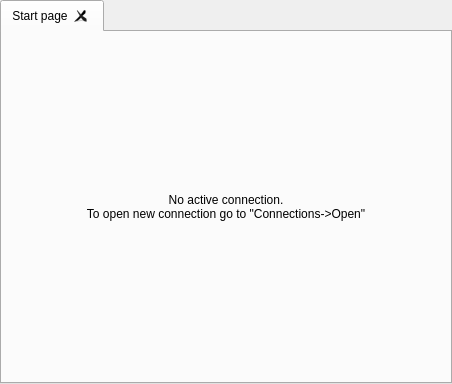
<?xml version="1.0" encoding="UTF-8"?>
<ui version="4.0">
 <class>ConnectionsTabWidget</class>
 <widget class="QWidget" name="ConnectionsTabWidget">
  <property name="geometry">
   <rect>
    <x>0</x>
    <y>0</y>
    <width>452</width>
    <height>384</height>
   </rect>
  </property>
  <property name="windowTitle">
   <string>Form</string>
  </property>
  <layout class="QVBoxLayout" name="verticalLayout">
   <property name="leftMargin">
    <number>0</number>
   </property>
   <property name="topMargin">
    <number>0</number>
   </property>
   <property name="rightMargin">
    <number>0</number>
   </property>
   <property name="bottomMargin">
    <number>0</number>
   </property>
   <item>
    <widget class="QTabWidget" name="tabWidget">
     <property name="currentIndex">
      <number>0</number>
     </property>
     <property name="tabsClosable">
      <bool>true</bool>
     </property>
     <widget class="QWidget" name="startTab">
      <attribute name="title">
       <string>Start page</string>
      </attribute>
      <layout class="QVBoxLayout" name="verticalLayout_5">
       <item>
        <widget class="QLabel" name="label">
         <property name="text">
          <string>No active connection. 
To open new connection go to &quot;Connections-&gt;Open&quot;</string>
         </property>
         <property name="alignment">
          <set>Qt::AlignCenter</set>
         </property>
        </widget>
       </item>
      </layout>
     </widget>
    </widget>
   </item>
  </layout>
 </widget>
 <resources/>
 <connections/>
</ui>
